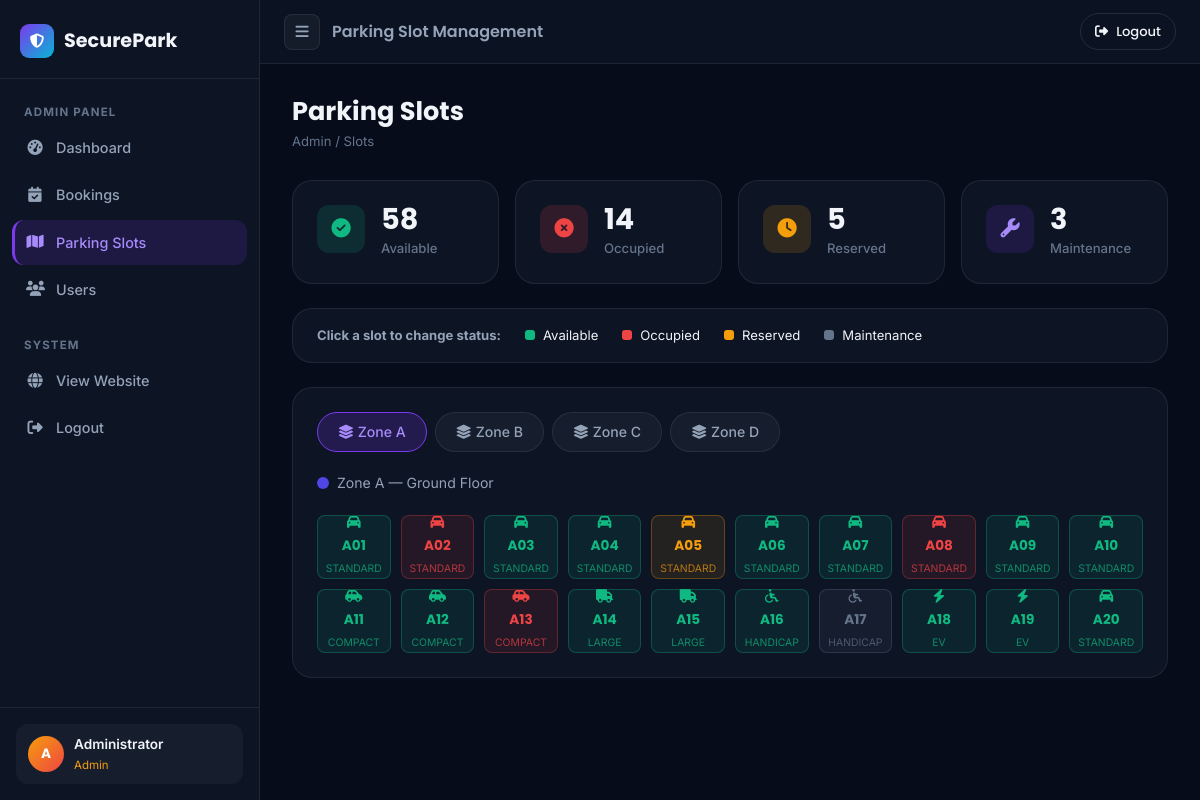
/admin/slots.php (signed in), run on the app's committed database.
### tables this page shows
CREATE TABLE IF NOT EXISTS `parking_zones` (
  `id`    INT UNSIGNED NOT NULL AUTO_INCREMENT,
  `name`  VARCHAR(80)  NOT NULL,
  `floor` VARCHAR(40)  NOT NULL,
  `color` VARCHAR(30)  NOT NULL DEFAULT '#4f46e5',
  PRIMARY KEY (`id`)
);

CREATE TABLE IF NOT EXISTS `parking_slots` (
  `id`          INT UNSIGNED NOT NULL AUTO_INCREMENT,
  `zone_id`     INT UNSIGNED NOT NULL,
  `slot_number` VARCHAR(10)  NOT NULL,
  `slot_type`   ENUM('standard','compact','large','handicap','ev') NOT NULL DEFAULT 'standard',
  `status`      ENUM('available','occupied','reserved','maintenance') NOT NULL DEFAULT 'available',
  `hourly_rate` DECIMAL(6,2) NOT NULL DEFAULT 2.50,
  PRIMARY KEY (`id`),
  UNIQUE KEY `uk_slot` (`zone_id`,`slot_number`),
  KEY `idx_status` (`status`),
  CONSTRAINT `fk_slot_zone` FOREIGN KEY (`zone_id`) REFERENCES `parking_zones`(`id`) ON DELETE CASCADE
);

### admin/slots.php (the view, shortened to what this page needs)
<?php
require_once __DIR__ . '/../config/db.php';
$zones_res = $conn->query("SELECT * FROM parking_zones ORDER BY id");
$zones = [];
while ($z = $zones_res->fetch_assoc()) {
    $z['slots'] = [];
    $sr = $conn->query("SELECT * FROM parking_slots WHERE zone_id = {$z['id']} ORDER BY slot_number");
    while ($s = $sr->fetch_assoc()) $z['slots'][] = $s;
    $zones[] = $z;
}
$type_icons = ['standard'=>'fas fa-car','compact'=>'fas fa-car-side','large'=>'fas fa-truck','handicap'=>'fas fa-wheelchair','ev'=>'fas fa-bolt'];
?>
<!DOCTYPE html>
<html lang="en">
<head>
  <link rel="stylesheet" href="https://cdnjs.cloudflare.com/ajax/libs/bootstrap/5.3.3/css/bootstrap.min.css">
  <link rel="stylesheet" href="https://cdnjs.cloudflare.com/ajax/libs/font-awesome/6.5.1/css/all.min.css">
  <link rel="stylesheet" href="/securepark/assets/css/style.css">
</head>
<body>
<div class="dash-layout">
  <?php include __DIR__ . '/../includes/admin_sidebar.php'; ?>
  <div class="dash-content" id="dashContent">
    <nav class="dash-topnav">
      <button class="sidebar-toggle" id="sidebarToggle"><i class="fas fa-bars"></i></button>
      <div class="nav-brand"><span style="font-family:'Poppins',sans-serif;font-weight:600;font-size:1rem;color:var(--text-secondary)">Parking Slot Management</span></div>
      <div class="ms-auto"><a href="/securepark/logout.php" class="btn-outline-custom btn-sm-custom" style="padding:7px 14px;font-size:0.82rem"><i class="fas fa-right-from-bracket"></i> Logout</a></div>
    </nav>
    <div class="page-content">
      <div class="page-header">
        <div>
          <h1 class="page-title">Parking Slots</h1>
          <div class="page-breadcrumb"><a href="/securepark/admin/index.php">Admin</a> / Slots</div>
        </div>
      </div>
      <div class="row g-3 mb-4">
        <?php
        $summary = $conn->query("SELECT status, COUNT(*) c FROM parking_slots GROUP BY status");
        $counts  = ['available'=>0,'occupied'=>0,'reserved'=>0,'maintenance'=>0];
        while ($r = $summary->fetch_assoc()) $counts[$r['status']] = $r['c'];
        $stats = [
          [$counts['available'],  'Available',   'icon-green',  'fas fa-circle-check'],
          [$counts['occupied'],   'Occupied',    'icon-red',    'fas fa-circle-xmark'],
          [$counts['reserved'],   'Reserved',    'icon-amber',  'fas fa-clock'],
          [$counts['maintenance'],'Maintenance', 'icon-purple', 'fas fa-wrench'],
        ];
        foreach ($stats as [$val,$lbl,$cls,$icon]): ?>
        <div class="col-6 col-md-3">
          <div class="dash-stat-card">
            <div class="stat-icon-box <?= $cls ?>"><i class="<?= $icon ?>"></i></div>
            <div class="stat-info">
              <div class="stat-value"><?= $val ?></div>
              <div class="stat-title"><?= $lbl ?></div>
            </div>
          </div>
        </div>
        <?php endforeach; ?>
      </div>
      <div class="section-card mb-4">
        <div class="section-card-body" style="padding:16px 24px">
          <div class="d-flex align-items-center gap-4 flex-wrap" style="font-size:0.82rem">
            <strong style="color:var(--text-secondary)">Click a slot to change status:</strong>
            <div class="d-flex align-items-center gap-2"><div class="legend-dot ld-av"></div>Available</div>
            <div class="d-flex align-items-center gap-2"><div class="legend-dot ld-oc"></div>Occupied</div>
            <div class="d-flex align-items-center gap-2"><div class="legend-dot ld-rs"></div>Reserved</div>
            <div class="d-flex align-items-center gap-2"><div class="legend-dot ld-mt"></div>Maintenance</div>
          </div>
        </div>
      </div>
      <div class="slot-map-wrap">
        <div class="zone-tabs">
          <?php foreach ($zones as $i => $zone): ?>
          <button class="zone-tab <?= $i===0?'active':'' ?>" data-zone="zone-<?= $zone['id'] ?>">
            <i class="fas fa-layer-group me-1"></i><?= htmlspecialchars($zone['name']) ?>
          </button>
          <?php endforeach; ?>
        </div>
        <?php foreach ($zones as $i => $zone): ?>
        <div class="zone-panel" data-zone="zone-<?= $zone['id'] ?>" style="display:<?= $i===0?'block':'none' ?>">
          <div class="d-flex align-items-center gap-2 mb-3">
            <div style="width:12px;height:12px;border-radius:50%;background:<?= htmlspecialchars($zone['color']) ?>"></div>
            <span style="font-size:0.88rem;color:var(--text-secondary)"><?= htmlspecialchars($zone['name']) ?> — <?= htmlspecialchars($zone['floor']) ?></span>
          </div>
          <div class="slot-map-grid">
            <?php foreach ($zone['slots'] as $slot): ?>
            <div class="slot-item <?= $slot['status'] ?>"
                 style="cursor:pointer"
                 onclick="openSlotModal(<?= $slot['id'] ?>, '<?= htmlspecialchars($slot['slot_number']) ?>', '<?= $slot['slot_type'] ?>', '<?= $slot['status'] ?>', <?= $slot['hourly_rate'] ?>)"
                 title="<?= htmlspecialchars($slot['slot_number']) ?> — <?= ucfirst($slot['slot_type']) ?> ($<?= number_format($slot['hourly_rate'],2) ?>/hr)">
              <i class="<?= $type_icons[$slot['slot_type']] ?? 'fas fa-car' ?> slot-icon"></i>
              <span class="slot-num"><?= htmlspecialchars($slot['slot_number']) ?></span>
              <span class="slot-type"><?= $slot['slot_type'] ?></span>
            </div>
            <?php endforeach; ?>
          </div>
        </div>
        <?php endforeach; ?>
      </div>
    </div>
  </div>
</div>
</body>
</html>

### data on the page
parking_zones: name "Zone A", floor "Ground Floor"
parking_zones: name "Zone B"
parking_zones: name "Zone C"
parking_zones: name "Zone D"
parking_slots: slot_number "A01", slot_type "STANDARD"
parking_slots: slot_number "A02", slot_type "STANDARD"
parking_slots: slot_number "A03", slot_type "STANDARD"
parking_slots: slot_number "A04", slot_type "STANDARD"
parking_slots: slot_number "A05", slot_type "STANDARD"
parking_slots: slot_number "A06", slot_type "STANDARD"
parking_slots: slot_number "A07", slot_type "STANDARD"
parking_slots: slot_number "A08", slot_type "STANDARD"
parking_slots: slot_number "A09", slot_type "STANDARD"
parking_slots: slot_number "A10", slot_type "STANDARD"
parking_slots: slot_number "A11", slot_type "COMPACT"
parking_slots: slot_number "A12", slot_type "COMPACT"
parking_slots: slot_number "A13", slot_type "COMPACT"
parking_slots: slot_number "A14", slot_type "LARGE"
parking_slots: slot_number "A15", slot_type "LARGE"
parking_slots: slot_number "A16", slot_type "HANDICAP"
parking_slots: slot_number "A17", slot_type "HANDICAP"
parking_slots: slot_number "A18", slot_type "EV"
parking_slots: slot_number "A19", slot_type "EV"
parking_slots: slot_number "A20", slot_type "STANDARD"

### other printed values
$val "58"
$lbl "Available"
$val "14"
$lbl "Occupied"
$val "5"
$lbl "Reserved"
$val "3"
$lbl "Maintenance"
